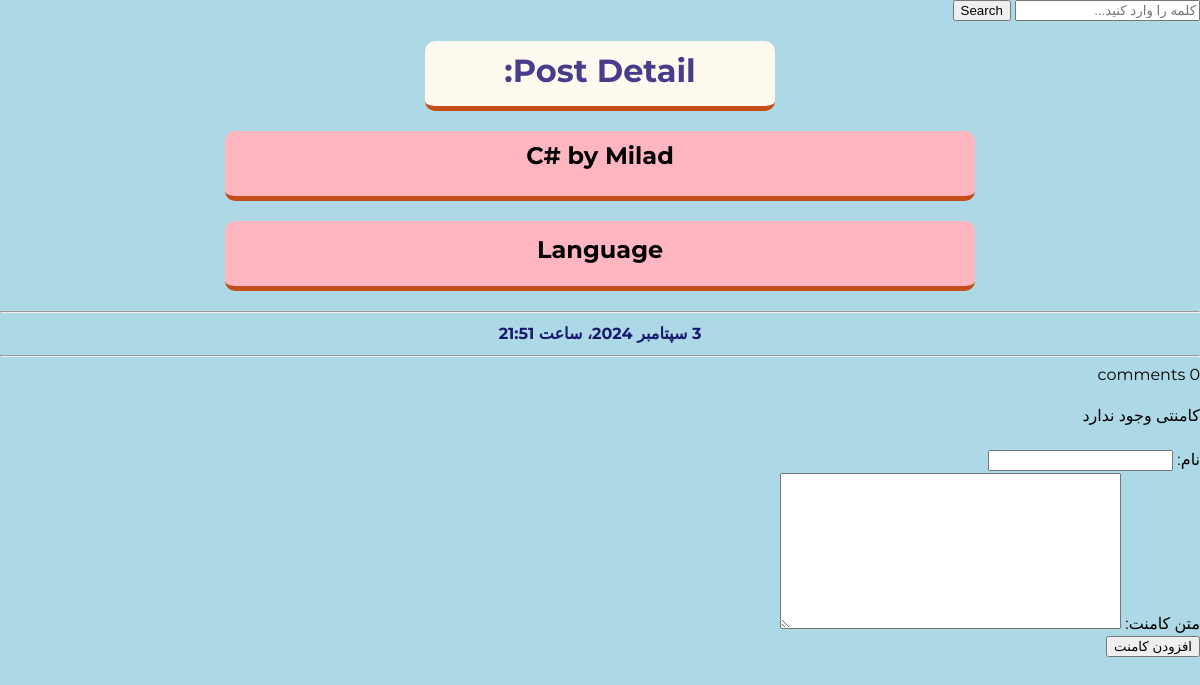
/blog/posts/5, run on an earlier commit of the app's database.
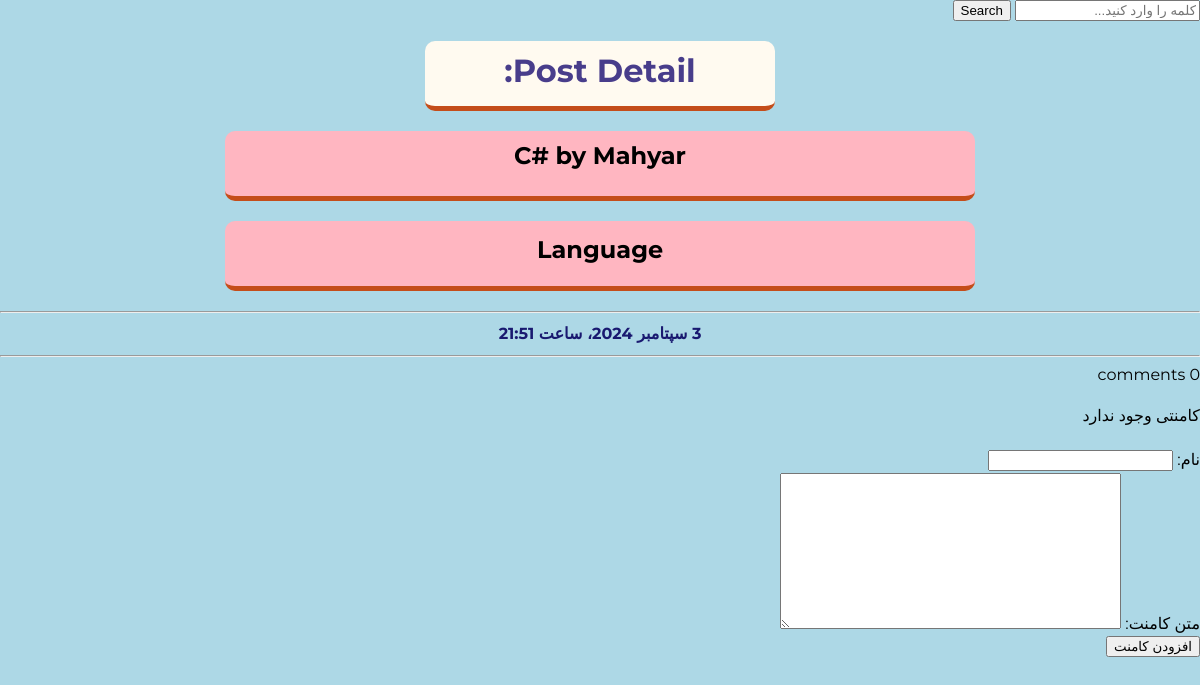
And on a later commit of the database.
### blog/models.py (models this page shows, shortened)
class Post(models.Model):
    class Status(models.TextChoices):
        DRAFT = 'DF', 'Draft'
        PUBLISHED = 'PB', 'Published'
        REJECTED = 'R', 'Rejected'
    author = models.ForeignKey(User, on_delete=models.CASCADE, related_name='user_posts')
    title = models.CharField(max_length=250)
    description = models.TextField()
    slug = models.SlugField(max_length=250)
    publish = models.DateTimeField(default=timezone.now)
    created = models.DateTimeField(auto_now_add=True)
    updated = models.DateTimeField(auto_now=True)
    status = models.CharField(max_length=2, choices=Status.choices, default=Status.DRAFT)
    reading_time = models.PositiveIntegerField(verbose_name='زمان مطالعه')
    objects = models.Manager()
    published = PublishedManager()
    class Meta:
        ordering = ['-publish']
        indexes = [
            models.Index(fields=['-publish']),
        ]
        verbose_name = 'پست'
        verbose_name_plural = 'پست ها'

### blog/views.py (the view)
# urls.py: path('posts/<int:pk>', views.post_detail, name='post_detail'),
def post_detail(request, pk):
    post = get_object_or_404(Post, pk=pk, status=Post.Status.PUBLISHED)
    comment = post.comments.filter(active=True)
    form = CommentForm()
    context = {
        'post': post,
        'form': form,
        'comment': comment,
    }
    return render(request, 'blog/detail.html', context)

### blog/forms.py (shortened to what this page needs)
class CommentForm(forms.ModelForm):
    class Meta:
        model = Comments
        fields = ['name', 'body']

### blog/templatetags/blog_tags.py (called while the page is built)
@register.filter(name='markdown')
def to_markdown(text):
    return mark_safe(markdown(text))

### blog/templates/blog/detail.html (shortened to what this page needs)
{% extends 'parent/base.html' %}
{% load jformat %}
{% load blog_tags %}
{% block content %}
    <h1>Post Detail:</h1>
    <h2>{{ post.title }} by {{ post.author | capfirst }}</h2>
    <h2>{{ post.description | markdown }}</h2>
    <hr>
    <p class="paragraph">{{ post.publish | jformat:'%y/%m/%d - %H:%M' }}</p>
    <hr>
    <div>
        {% with comment.count as cm_count %}
            {{ cm_count }} comment{{ cm_count|pluralize }}
        {% endwith %}
    </div>
    <br>
   <div>
        {% for cm in comment %}
            {{ cm.body | linebreaks }}
            <p>نویسنده: {{ cm.name }}</p>
            <hr>
            {% empty %}
            <p>کامنتی وجود ندارد</p>
        {% endfor %}
   </div>
    <br>
    <form method="post" action="{% url 'blog:post_comment' post.id %}">
        {{ form.as_p }}
        <input type="submit" value="افزودن کامنت">
    </form>
{% endblock %}

What changed in the data, as far as the page shows it:
changed Post "Language": author "Milad" → "Mahyar"
